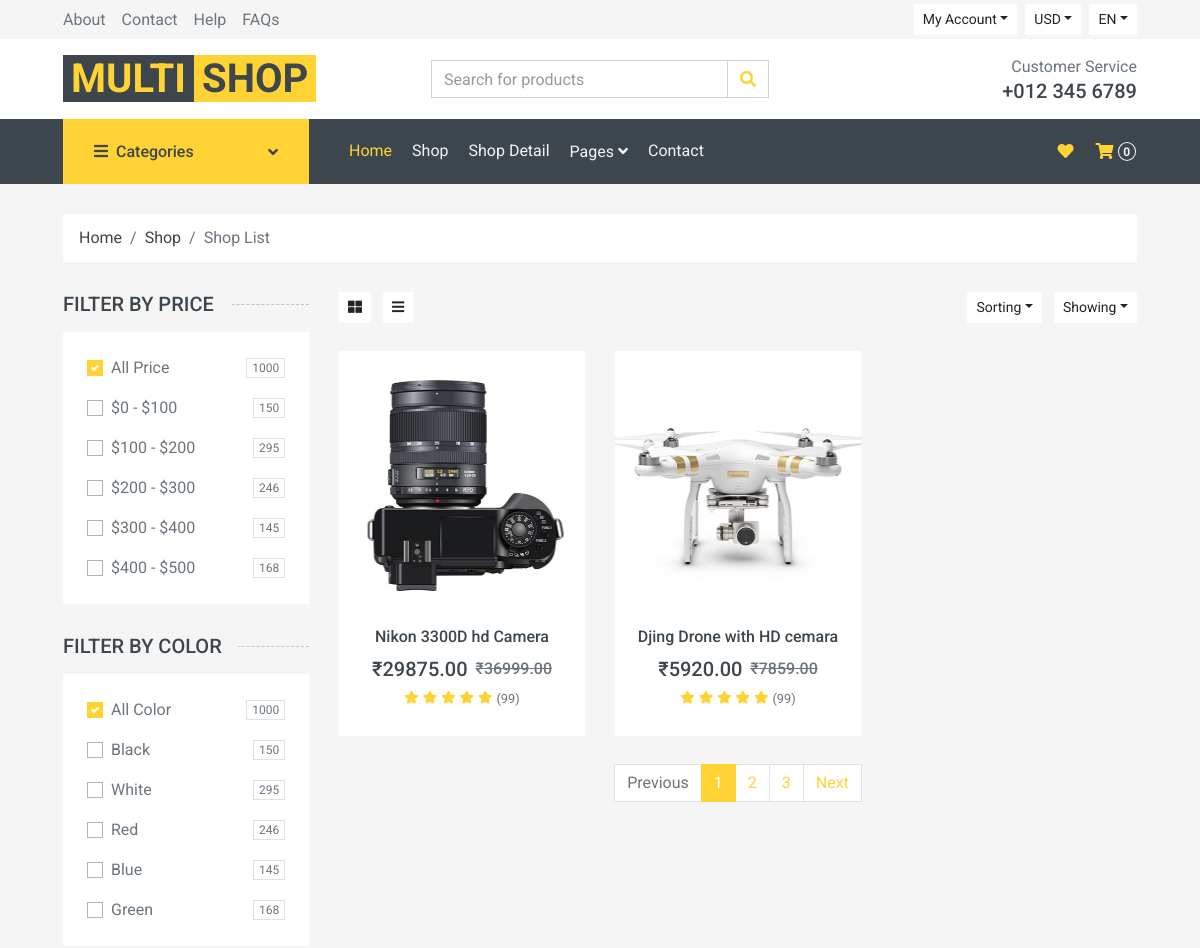
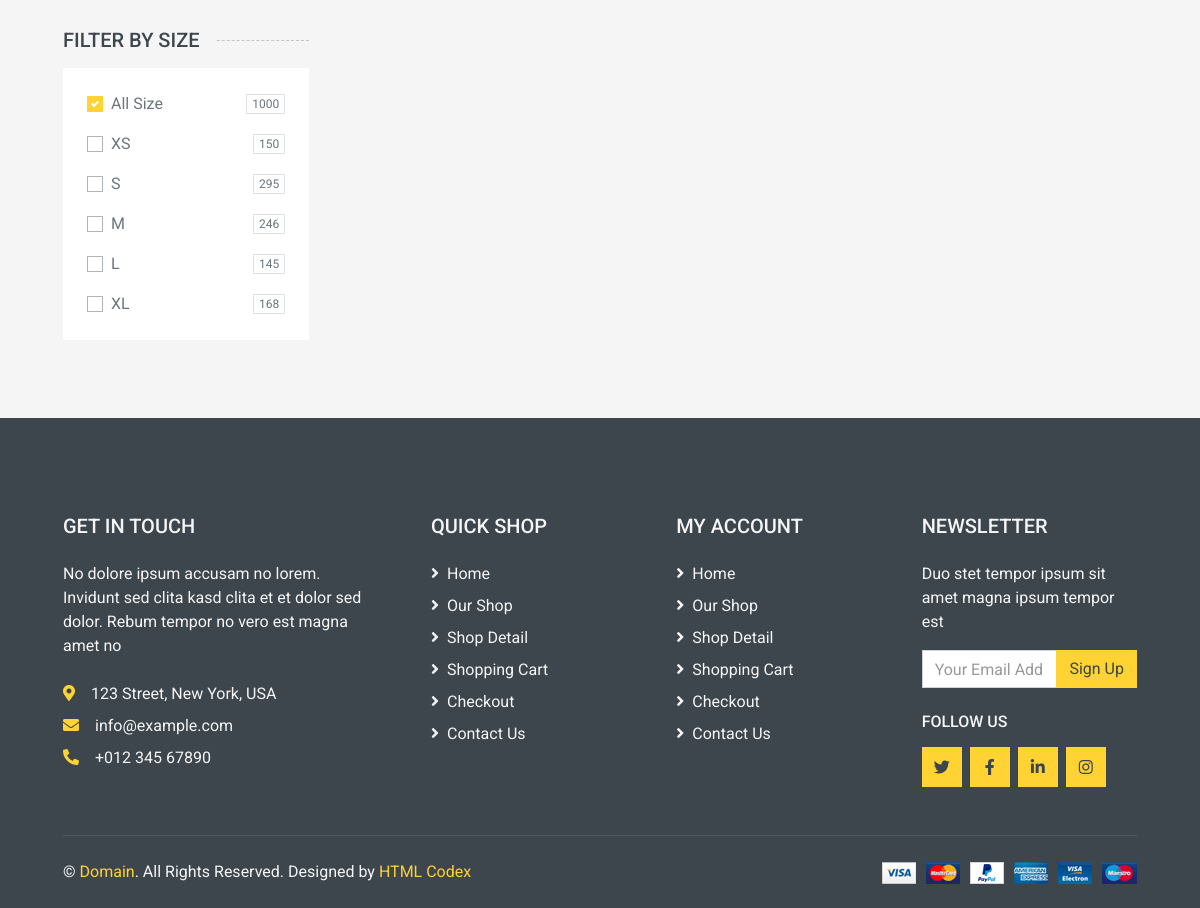
Screenshot of /site/Shop/?category=4 with the database file from the repository (2 pictures, top to bottom).
### SiteApp/models.py (models this page shows, shortened)
class Products(models.Model):
    Category        =   models.ForeignKey("Categories", on_delete=models.CASCADE)
    item_name       =   models.CharField(max_length=50)
    item_image      =   models.ImageField(upload_to='media/products',)
    Offer_price     =   models.CharField(max_length=50)
    Original_price  =   models.CharField(max_length=50)
    Quantities      =   models.IntegerField()
    Description     =   models.CharField(max_length=150)
    color           =   models.CharField(max_length=50)
    Added_At        =   models.DateTimeField(auto_now_add=True)

### SiteApp/views.py (the view)
# urls.py: path('Shop/', views.Shop, name='Shop'),
def Shop(request):
    Cate_id     = request.GET.get('category')
    if Cate_id:
        Items       =   Products.objects.filter( Category = Cate_id )
    else:
        Items       =   Products.objects.all()
    return render(request, 'Site/shop.html',{'Items': Items})

### Templates/Site/shop.html (shortened to what this page needs)
{% load static %}
{% include "Site/header.html" %}
    <div class="container-fluid">
        <div class="row px-xl-5">
            <div class="col-12">
                <nav class="breadcrumb bg-light mb-30">
                    <a class="breadcrumb-item text-dark" href="#">Home</a>
                    <a class="breadcrumb-item text-dark" href="#">Shop</a>
                    <span class="breadcrumb-item active">Shop List</span>
                </nav>
            </div>
        </div>
    </div>
    <div class="container-fluid">
        <div class="row px-xl-5">
            <div class="col-lg-3 col-md-4">
                <h5 class="section-title position-relative text-uppercase mb-3"><span class="bg-secondary pr-3">Filter by price</span></h5>
                <div class="bg-light p-4 mb-30">
                    <form>
                        <div class="custom-control custom-checkbox d-flex align-items-center justify-content-between mb-3">
                            <label class="custom-control-label" for="price-all">All Price</label>
                            <span class="badge border font-weight-normal">1000</span>
                        </div>
                        <div class="custom-control custom-checkbox d-flex align-items-center justify-content-between mb-3">
                            <label class="custom-control-label" for="price-1">$0 - $100</label>
                            <span class="badge border font-weight-normal">150</span>
                        </div>
                        <div class="custom-control custom-checkbox d-flex align-items-center justify-content-between mb-3">
                            <label class="custom-control-label" for="price-2">$100 - $200</label>
                            <span class="badge border font-weight-normal">295</span>
                        </div>
                        <div class="custom-control custom-checkbox d-flex align-items-center justify-content-between mb-3">
                            <label class="custom-control-label" for="price-3">$200 - $300</label>
                            <span class="badge border font-weight-normal">246</span>
                        </div>
                        <div class="custom-control custom-checkbox d-flex align-items-center justify-content-between mb-3">
                            <label class="custom-control-label" for="price-4">$300 - $400</label>
                            <span class="badge border font-weight-normal">145</span>
                        </div>
                        <div class="custom-control custom-checkbox d-flex align-items-center justify-content-between">
                            <label class="custom-control-label" for="price-5">$400 - $500</label>
                            <span class="badge border font-weight-normal">168</span>
                        </div>
                    </form>
                </div>
                <h5 class="section-title position-relative text-uppercase mb-3"><span class="bg-secondary pr-3">Filter by color</span></h5>
                <div class="bg-light p-4 mb-30">
                    <form>
                        <div class="custom-control custom-checkbox d-flex align-items-center justify-content-between mb-3">
                            <label class="custom-control-label" for="price-all">All Color</label>
                            <span class="badge border font-weight-normal">1000</span>
                        </div>
                        <div class="custom-control custom-checkbox d-flex align-items-center justify-content-between mb-3">
                            <label class="custom-control-label" for="color-1">Black</label>
                            <span class="badge border font-weight-normal">150</span>
                        </div>
                        <div class="custom-control custom-checkbox d-flex align-items-center justify-content-between mb-3">
                            <label class="custom-control-label" for="color-2">White</label>
                            <span class="badge border font-weight-normal">295</span>
                        </div>
                        <div class="custom-control custom-checkbox d-flex align-items-center justify-content-between mb-3">
                            <label class="custom-control-label" for="color-3">Red</label>
                            <span class="badge border font-weight-normal">246</span>
                        </div>
                        <div class="custom-control custom-checkbox d-flex align-items-center justify-content-between mb-3">
                            <label class="custom-control-label" for="color-4">Blue</label>
                            <span class="badge border font-weight-normal">145</span>
                        </div>
                        <div class="custom-control custom-checkbox d-flex align-items-center justify-content-between">
                            <label class="custom-control-label" for="color-5">Green</label>
                            <span class="badge border font-weight-normal">168</span>
                        </div>
                    </form>
                </div>
                <h5 class="section-title position-relative text-uppercase mb-3"><span class="bg-secondary pr-3">Filter by size</span></h5>
                <div class="bg-light p-4 mb-30">
                    <form>
                        <div class="custom-control custom-checkbox d-flex align-items-center justify-content-between mb-3">
                            <label class="custom-control-label" for="size-all">All Size</label>
                            <span class="badge border font-weight-normal">1000</span>
                        </div>
                        <div class="custom-control custom-checkbox d-flex align-items-center justify-content-between mb-3">
                            <label class="custom-control-label" for="size-1">XS</label>
                            <span class="badge border font-weight-normal">150</span>
                        </div>
                        <div class="custom-control custom-checkbox d-flex align-items-center justify-content-between mb-3">
                            <label class="custom-control-label" for="size-2">S</label>
                            <span class="badge border font-weight-normal">295</span>
                        </div>
                        <div class="custom-control custom-checkbox d-flex align-items-center justify-content-between mb-3">
                            <label class="custom-control-label" for="size-3">M</label>
                            <span class="badge border font-weight-normal">246</span>
                        </div>
                        <div class="custom-control custom-checkbox d-flex align-items-center justify-content-between mb-3">
                            <label class="custom-control-label" for="size-4">L</label>
                            <span class="badge border font-weight-normal">145</span>
                        </div>
                        <div class="custom-control custom-checkbox d-flex align-items-center justify-content-between">
                            <label class="custom-control-label" for="size-5">XL</label>
                            <span class="badge border font-weight-normal">168</span>
                        </div>
                    </form>
                </div>
            </div>
            <div class="col-lg-9 col-md-8">
                <div class="row pb-3">
                    <div class="col-12 pb-1">
                        <div class="d-flex align-items-center justify-content-between mb-4">
                            <div>
                                <button class="btn btn-sm btn-light"><i class="fa fa-th-large"></i></button>
                                <button class="btn btn-sm btn-light ml-2"><i class="fa fa-bars"></i></button>
                            </div>
                            <div class="ml-2">
                                <div class="btn-group">
                                    <button type="button" class="btn btn-sm btn-light dropdown-toggle" data-toggle="dropdown">Sorting</button>
                                </div>
                                <div class="btn-group ml-2">
                                    <button type="button" class="btn btn-sm btn-light dropdown-toggle" data-toggle="dropdown">Showing</button>
                                </div>
                            </div>
                        </div>
                    </div>
                    {% for Item in Items %}
                    <div class="col-lg-4 col-md-6 col-sm-6 pb-1">
                        <div class="product-item bg-light mb-4">
                            <div class="product-img position-relative overflow-hidden">
                               <a href="/site/Shop_details/{{ Item.id }}"> <img style="width:200px; height:250px;" class="img-fluid w-100" src="{{ Item.item_image.url }}" alt=""></a>
                            </div>
                            <div class="text-center py-4">
                                <a class="h6 text-decoration-none text-truncate" href="/site/Shop_details/{{ Item.id }}">{{ Item.item_name}}</a>
                                <div class="d-flex align-items-center justify-content-center mt-2">
                                    <h5>₹{{ Item.Offer_price}}.00</h5><h6 class="text-muted ml-2"><del>₹{{Item.Original_price}}.00</del></h6>
                                </div>
                                <div class="d-flex align-items-center justify-content-center mb-1">
                                    <small class="fa fa-star text-primary mr-1"></small>
                                    <small class="fa fa-star text-primary mr-1"></small>
                                    <small class="fa fa-star text-primary mr-1"></small>
                                    <small class="fa fa-star text-primary mr-1"></small>
                                    <small class="fa fa-star text-primary mr-1"></small>
                                    <small>(99)</small>
                                </div>
                            </div>
                        </div>
                    </div>
                    {% endfor %}
                    <div class="col-12">
                        <nav>
                          <ul class="pagination justify-content-center">
                            <li class="page-item disabled"><a class="page-link" href="#">Previous</span></a></li>
                            <li class="page-item active"><a class="page-link" href="#">1</a></li>
                            <li class="page-item"><a class="page-link" href="#">2</a></li>
                            <li class="page-item"><a class="page-link" href="#">3</a></li>
                            <li class="page-item"><a class="page-link" href="#">Next</a></li>
                          </ul>
                        </nav>
                    </div>
                </div>
            </div>
        </div>
    </div>
{% include "Site/footer.html" %}

### rows the page displays
Products: item_image (picture), item_name "Nikon 3300D hd Camera", Offer_price "29875", Original_price "36999"
Products: item_image (picture), item_name "Djing Drone with HD cemara", Offer_price "5920", Original_price "7859"

### other values shown
{{ Cart.keys| length }} "0"
